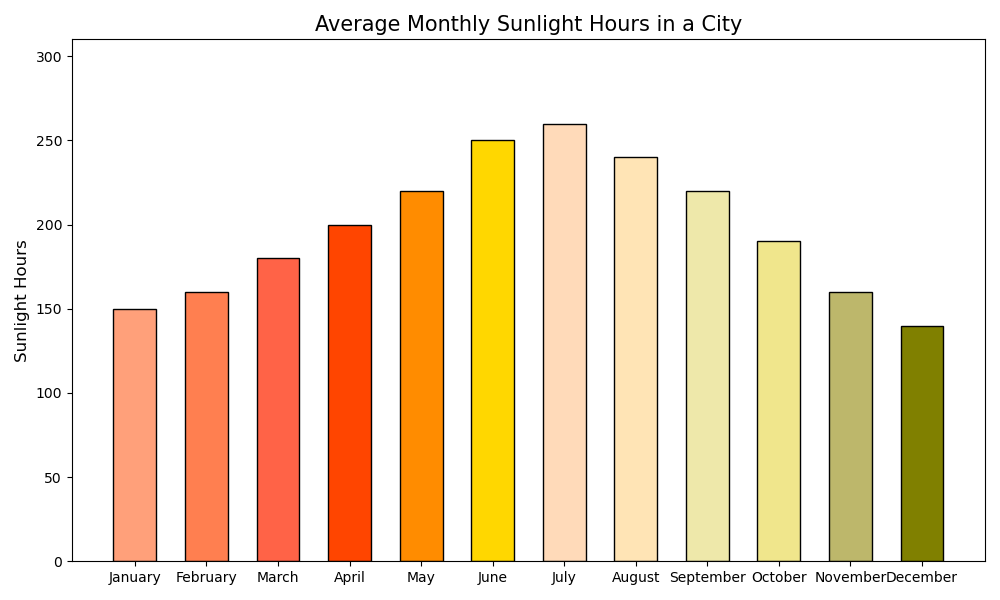

Write Python code to recreate this figure.

import matplotlib.pyplot as plt

# Data
months = ['January', 'February', 'March', 'April', 'May', 'June', 'July', 'August', 'September', 'October', 'November', 'December']
sunlight_hours = [150, 160, 180, 200, 220, 250, 260, 240, 220, 190, 160, 140]

# Colors for each bar
colors = ['#FFA07A', '#FF7F50', '#FF6347', '#FF4500', '#FF8C00', '#FFD700', '#FFDAB9', '#FFE4B5', '#EEE8AA', '#F0E68C', '#BDB76B', '#808000']

# Plotting the bar chart vertically
plt.figure(figsize=(10, 6))   # Change width and height of the chart
plt.bar(months, sunlight_hours, color=colors, edgecolor='black', width=0.6)  # Change width for bars and apply color scheme

# Chart title and labels
plt.title('Average Monthly Sunlight Hours in a City', fontsize=15)
plt.ylabel('Sunlight Hours', fontsize=12)

# Setting the ylim to provide better clarity for sunlight hours values
plt.ylim(0, max(sunlight_hours) + 50)

# Display the chart
plt.tight_layout()
plt.show()
